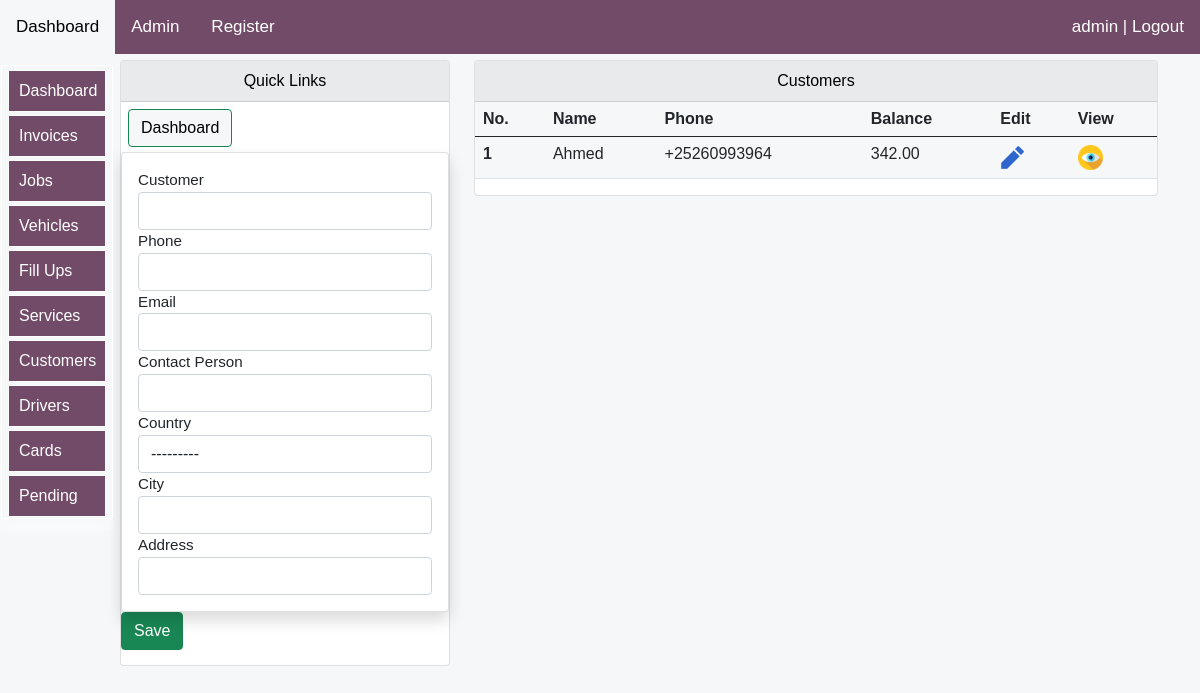
Page /logistics/customers (signed in) on the committed database.
### logistics/models.py (models this page shows, shortened)
class CustomersModel(models.Model):
    Country = [
    ('Somalia', 'Somalia'),
     ('Somaliland', 'Somaliland'),
    ('Kenya', 'Kenya'),
     ('UAE', 'UAE'),
     ('Ethiopia', 'Ethiopia'),
     ('Other', 'Other'),
    ]
    name = models.CharField(null=True, blank=True, max_length=20)
    phone = models.CharField(null=True, blank=True, max_length=30)
    email= models.CharField(null=True, blank=True, max_length=100)
    country = models.CharField(choices=Country, blank=True, max_length=30)
    city= models.CharField(null=True, blank=True, max_length=30)
    address = models.CharField(null=True, blank=True, max_length=30)
    balance=models.DecimalField(max_digits=10,blank=True,null=True,decimal_places=2,default=0)
    contact = models.CharField(null=True, blank=True, max_length=30)

### logistics/views.py (the view)
# urls.py: path('customers', views.add_show_customers, name="logistics-customers"),#this is the home page
@login_required(login_url='login:loginpage')
def add_show_customers(request):
    title="Customers"
    customers=CustomersModel.objects.all()
    form=AddCustomerForm()
    vehicles = AlwenVehiclesModel.objects.all()
    total=AlwenVehiclesModel.objects.count()
    if request.method == 'POST':
        form=AddCustomerForm(request.POST, request.FILES)
        if form.is_valid():
            form.save()
            return redirect('logistics:logistics-customers')
    else:
        form=AddCustomerForm()
    context={
        "vehicles":vehicles,
        "form":form,
        "title":title,
        "total":total,
        "customers":customers,
    }
    return render(request,'logistics/customers/customers.html',context)

### logistics/forms.py
class AddCustomerForm(forms.ModelForm):
    class Meta:
        model = CustomersModel
        fields = ['name','phone','email','country', 'city','address','contact']
        widgets={
            'name':forms.TextInput(attrs={'class':'form-control','placeholder':''}),
            'phone':forms.TextInput(attrs={'class':'form-control','placeholder':''}),
            'email':forms.TextInput(attrs={'class':'form-control','placeholder':''}),
            'city':forms.TextInput(attrs={'class':'form-control','placeholder':''}),
            'address':forms.TextInput(attrs={'class':'form-control','placeholder':''}),
            'contact':forms.TextInput(attrs={'class':'form-control','placeholder':''}),
            'country':forms.Select(attrs={'class':'form-control'}),
        }

### logistics/templates/logistics/customers/customers.html (shortened to what this page needs)
{% extends 'bases/base.html'%}
{% load static %}
{% load humanize %}
{% load crispy_forms_tags %}
{% block style %}
<link href="{% static 'css/bootstrap.min.css' %}" rel="stylesheet">
<link rel="stylesheet" href="https://use.fontawesome.com/releases/v5.15.2/css/all.css"
>
   {%endblock%}
   {% block body %}
<div class="container">
    <div class="row mt-12" >
        <div class="col-md-4">
            <div class="card">
                <div id="allif-section-headers" class="card-header ">
                   Quick Links
            </div>
              <div >
            <a  href="{% url 'logistics:logistics-dashboard' %}">
            <button id="allif-link-buttons" type="button" class="btn btn-success mybuttonlinks" >
            Dashboard</button></a>
            </div>
<div class="col-md-12">
      <div class="col-md-12">
        <form method='POST' action=''>{% csrf_token %}
          <div class="card my-card shadow text-left p-3">
          <label>Customer</label> {{form.name}}
          <label>Phone</label>{{form.phone}}
          <label>Email</label>{{form.email}}
          <label>Contact Person</label>{{form.contact}}
          <label>Country</label>{{form.country}}
          <label>City</label>{{form.city}}
          <label>Address</label>{{form.address}}
          </div>
          <input type="submit" value='Save' class="btn btn-success btn-block">
        </form>
      </div>
</div>
            </div>
        </div>
    <div class="col-md-8">
        <div class="card">
            <div id="allif-section-headers" class="card-header">
            Customers
            </div>
            <div class="col-md-12">
            <table class="table">
            <thead>
            <tr>
            <th>No.</th>
            <th>Name</th>
            <th>Phone</th>
            <th>Balance</th>
            <th>Edit</th>
            <th>View</th>
            </tr>
        </thead>
        <tbody>
          {% for customer in customers %}
          <tr>
              <th scope="row">{{forloop.counter}}</th>
              <td>{{customer.name}} </td>
              <td>{{customer.phone}}</td>
              <td>{{customer.balance|intcomma}}</td>
              <td>
                  <a href="{% url 'logistics:update-log-customer-details' customer.id %}">
                    <img src="{% static 'images/edit.png'%}" width="25">
                  </a>
              </td>
              <td>
                <a href="{% url 'logistics:see-customer-details' customer.id %}">
                  <img src="{% static 'images/view.png'%}" width="25">
                </a>
            </td>
          </tr>
          {% endfor %}
          </tbody>
          </table>
            </div>
        </div></div></div>
</div>
   {% endblock %}

### logistics/templates/bases/log-topnavbar.html (shortened to what this page needs)
    <div class="topnav" id="myTopnav">
      <a  href="{% url 'logistics:logistics-dashboard' %}">Dashboard </a>
      {% if request.user.is_superuser %}
      <a href="/admin">Admin</a>
      <a href="{% url 'login:registerpage' %}">Register</a>
      {% endif %}
    {% if user.is_authenticated %}
    <a href="{% url 'login:logout' %}" style="float: right;">{{user}} | Logout</a>
            {% else %}
            <a href="{% url 'login:loginpage' %}" style="float: right;">Login</a>
        {% endif %}
    </div>

### logistics/templates/logistics/customers/customers.html (style rules this page uses)
body { font-size: 2rem; opacity: 1; position:sticky; overflow: auto; text-align: left; max-width: 100%; background-color: #F6F7F8; margin: auto; padding: auto; }
.container { background-color: #F6F7F8; }
table { background-color: #F6F7F8; }
.mybuttonlinks { margin-top: 7px; margin-left: 7px; margin-bottom: 5px; }
#allif-section-headers { background-color: #e9eaec; color: black; font-size: 16px; text-align: center; }
#allif-link-buttons { background-color: #F6F7F8; color: black; }
a:link { text-decoration: none; }
@media screen and (min-width:1000px) and (max-width:2000px) { .container { margin-top: 10px; display: block; font-size: 0.95rem; margin-left:auto ; margin-right: auto; margin: auto; padding-left: 90px; } }

### logistics/templates/bases/log-topnavbar.html (style rules this page uses)
body { margin: 0; font-family: Arial, Helvetica, sans-serif; }
.topnav { background-color: #714b67;; position: fixed; width: 100%; z-index:10; overflow:auto; margin-right: 0; right: 0; color: white; }
.topnav a { float: left; display: block; color: white; text-align: center; padding: 14px 16px; text-decoration: none; font-size: 17px; }

### logistics/templates/bases/log-sidenavbar.html (style rules this page uses)
:root { --sidebar_font_size:1.0rem; }

### rows in the picture
CustomersModel: name "Ahmed", phone "+25260993964", balance "342.00"

### other values in the picture
{{ user }} "admin"
